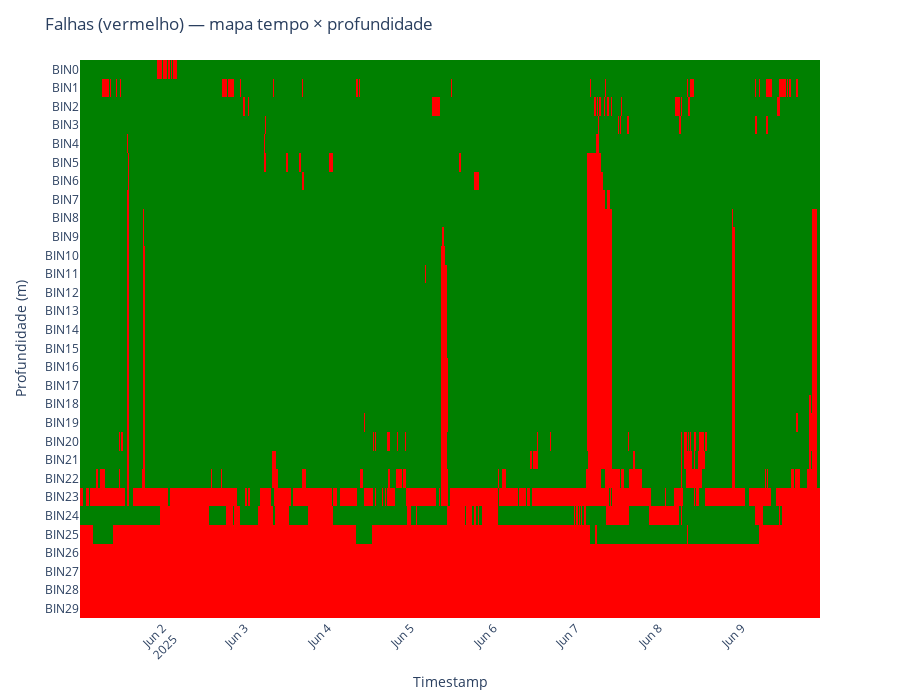

The cell this chart's notebook holds for it:
### Markdown cell above
# 🚦 Análise de Co-ocorrência de Dados Inválidos entre Bins

> **Propósito**  
> Verificar se os *buracos de dados* tendem a acontecer **ao mesmo tempo** em diferentes bins do ADCP.  


---

## Intuição

1. **Mapa de probabilidades condicionais**  
   *Para cada bin-i*, medimos a fração de vezes em que **pelo menos um outro bin-j** também estava inválido **na mesma amostra de tempo**.  
   * Leitura: se `P(BIN7 inválido | BIN3 inválido) = 0,75`, significa que, em 75 % das vezes em que o BIN 3 falhou, o BIN 7 falhou junto.

2. **Matriz de correlação ϕ (Pearson para variáveis binárias)**  
   *Transformamos* a tabela `speed_mat` em um DataFrame booleano (`True → NaN`, `False → valor válido`).  
   * Calculamos ϕ (= correlação de Pearson para 0/1).  
   * ϕ ≈ 1 → os dois bins compartilham quase sempre o mesmo estado (válido/ inválido).  
   * ϕ ≈ 0 → falhas independentes.  
   * ϕ < 0 → pouco provável aqui; indicaria que um falha quando o outro não falha.

3. **Heat-map**  
   Cores quentes (vermelho) destacam pares de bins que apresentam *muitas* falhas simultâneas; bons candidatos a investigação conjunta.

### Code cell
import plotly.express as px

# transforma booleano → inteiro (0 válido, 1 inválido)
z = invalid.astype(int)

fig = px.imshow(
    z,
    aspect="auto",
    color_continuous_scale=[[0, "green"], [1, "red"]],
    origin="upper",
    labels=dict(x="Timestamp", y="Profundidade (m)", color="Inválido"),
)

fig.update_yaxes(autorange="reversed")       # profundidade crescente para baixo
fig.update_xaxes(tickangle=-45)

fig.update_layout(
    title="Falhas (vermelho) — mapa tempo × profundidade",
    coloraxis_showscale=False,
    height=700,                                # ← canvas alto
    # width=1200,                                # (opcional) controlando largura
)
fig.show()

### Figure 1 — Plotly figure (JSON) as saved in the notebook; plotly's stock layout.template omitted (floating-point values rounded to 4 significant figures; data arrays with more than 128 entries replaced by an {"elided": "..."} marker saying what was removed)
{"data": [{"coloraxis": "coloraxis", "hovertemplate": "Timestamp: %{x}<br>Profundidade (m): %{y}<br>Inválido: %{z}<extra></extra>", "name": "0", "type": "heatmap", "x": {"elided": "644 str values"}, "xaxis": "x", "y": ["BIN0", "BIN1", "BIN2", "BIN3", "BIN4", "BIN5", "BIN6", "BIN7", "BIN8", "BIN9", "BIN10", "BIN11", "BIN12", "BIN13", "BIN14", "BIN15", "BIN16", "BIN17", "BIN18", "BIN19", "BIN20", "BIN21", "BIN22", "BIN23", "BIN24", "BIN25", "BIN26", "BIN27", "BIN28", "BIN29"], "yaxis": "y", "z": {"elided": "30x644 int values"}}], "layout": {"coloraxis": {"colorbar": {"title": {"text": "Inválido"}}, "colorscale": [[0, "green"], [1, "red"]], "showscale": false}, "height": 700, "margin": {"t": 60}, "title": {"text": "Falhas (vermelho) — mapa tempo × profundidade"}, "xaxis": {"anchor": "y", "domain": [0, 1], "tickangle": -45, "title": {"text": "Timestamp"}}, "yaxis": {"anchor": "x", "autorange": "reversed", "domain": [0, 1], "title": {"text": "Profundidade (m)"}}}}
